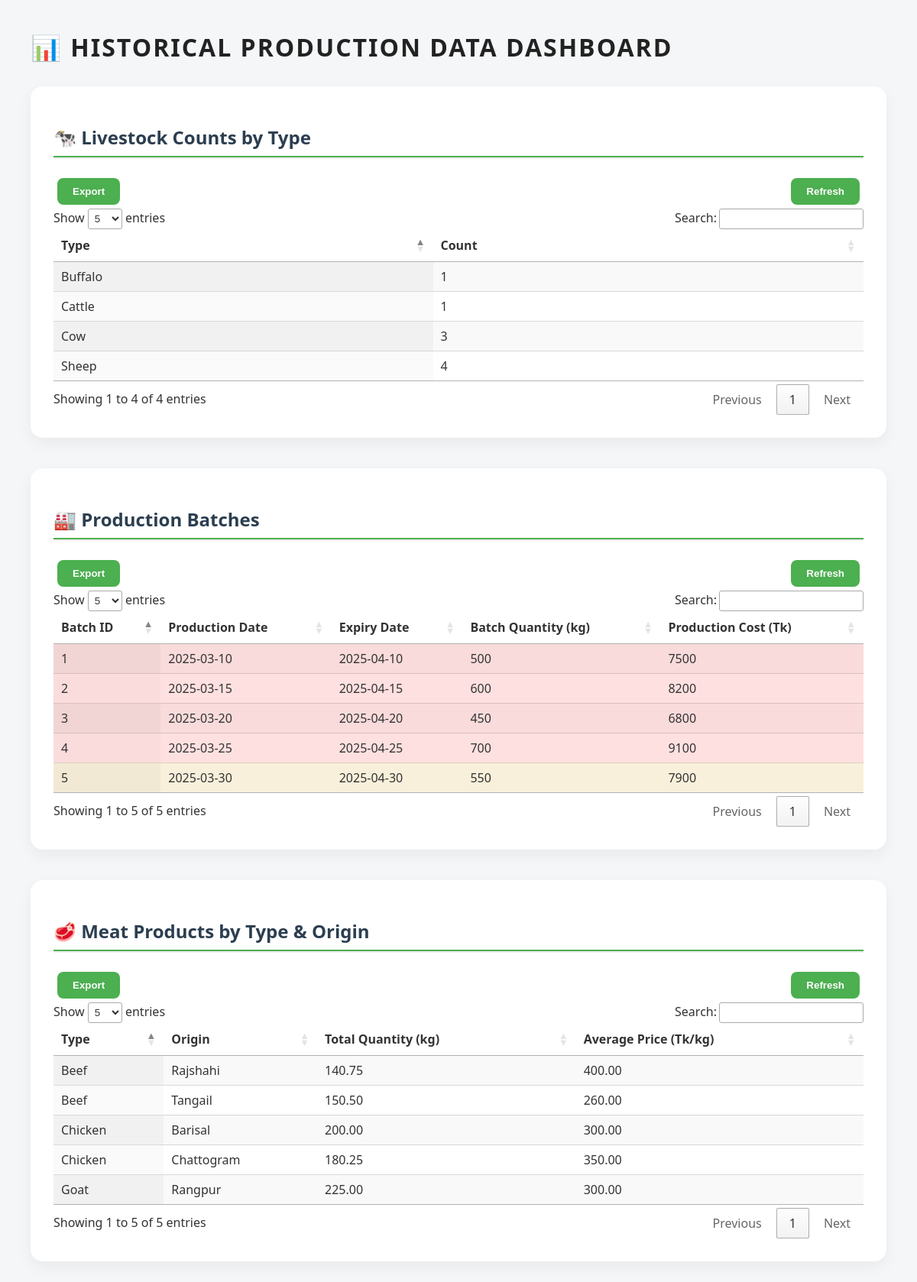
/historicalProduction.php, run on the app's committed database.
### tables this page shows
CREATE TABLE `production_batch` (
  `BatchID` int(11) NOT NULL,
  `ProductionDate` date DEFAULT NULL,
  `ExpiryDate` date DEFAULT NULL,
  `BatchQuantity` float DEFAULT NULL,
  `ProductionCost` float DEFAULT NULL
);

### historicalProduction.php (the view, shortened to what this page needs)
<?php
include("db.php");
$livestock_query = "SELECT Type, COUNT(*) AS Count FROM livestock GROUP BY Type";
$livestock_result = $conn->query($livestock_query);
$batch_query = "SELECT * FROM production_batch ORDER BY ProductionDate DESC";
$batch_result = $conn->query($batch_query);
$product_query = "SELECT type, origin, SUM(Quantity) AS TotalProduced, AVG(Price) AS AvgPrice FROM meat_product GROUP BY type, origin";
$product_result = $conn->query($product_query);
?>
<!DOCTYPE html>
<html lang="en">
<head>
    <link rel="stylesheet" href="https://cdn.datatables.net/1.13.4/css/jquery.dataTables.min.css">
</head>
<body>
    <div class="dashboard-title">📊 Historical Production Data Dashboard</div>
    <div class="section">
        <h2>🐄 Livestock Counts by Type</h2>
        <div class="button-container">
            <button class="button-export" onclick="exportTableToCSV('livestock.csv', 'livestockTable')">Export</button>
            <button class="button-refresh" onclick="refreshTable('livestockTable')">Refresh</button>
        </div>
        <table id="livestockTable" class="display">
            <thead>
                <tr>
                    <th>Type</th>
                    <th>Count</th>
                </tr>
            </thead>
            <tbody>
                <?php while ($row = $livestock_result->fetch_assoc()) : ?>
                <tr>
                    <td><?= htmlspecialchars($row['Type']) ?></td>
                    <td><?= htmlspecialchars($row['Count']) ?></td>
                </tr>
                <?php endwhile; ?>
            </tbody>
        </table>
    </div>
    <div class="section">
        <h2>🏭 Production Batches</h2>
        <div class="button-container">
            <button class="button-export" onclick="exportTableToCSV('batches.csv', 'batchTable')">Export</button>
            <button class="button-refresh" onclick="refreshTable('batchTable')">Refresh</button>
        </div>
        <table id="batchTable" class="display">
            <thead>
                <tr>
                    <th>Batch ID</th>
                    <th>Production Date</th>
                    <th>Expiry Date</th>
                    <th>Batch Quantity (kg)</th>
                    <th>Production Cost (Tk)</th>
                </tr>
            </thead>
            <tbody>
                <?php
        $today = date('Y-m-d');
        while ($row = $batch_result->fetch_assoc()) :
          $expiry = $row['ExpiryDate'];
          $rowClass = ($expiry < $today) ? 'expired' : ((strtotime($expiry) - time()) < 7*86400 ? 'near-expiry' : '');
        ?>
                <tr class="<?= $rowClass ?>">
                    <td><?= htmlspecialchars($row['BatchID']) ?></td>
                    <td><?= htmlspecialchars($row['ProductionDate']) ?></td>
                    <td><?= htmlspecialchars($row['ExpiryDate']) ?></td>
                    <td><?= htmlspecialchars($row['BatchQuantity']) ?></td>
                    <td><?= htmlspecialchars($row['ProductionCost']) ?></td>
                </tr>
                <?php endwhile; ?>
            </tbody>
        </table>
    </div>
    <div class="section">
        <h2>🥩 Meat Products by Type & Origin</h2>
        <div class="button-container">
            <button class="button-export" onclick="exportTableToCSV('products.csv', 'productTable')">Export</button>
            <button class="button-refresh" onclick="refreshTable('productTable')">Refresh</button>
        </div>
        <table id="productTable" class="display">
            <thead>
                <tr>
                    <th>Type</th>
                    <th>Origin</th>
                    <th>Total Quantity (kg)</th>
                    <th>Average Price (Tk/kg)</th>
                </tr>
            </thead>
            <tbody>
                <?php while ($row = $product_result->fetch_assoc()) : ?>
                <tr>
                    <td><?= htmlspecialchars($row['type']) ?></td>
                    <td><?= htmlspecialchars($row['origin']) ?></td>
                    <td><?= number_format($row['TotalProduced'], 2) ?></td>
                    <td><?= number_format($row['AvgPrice'], 2) ?></td>
                </tr>
                <?php endwhile; ?>
            </tbody>
        </table>
    </div>
</body>
</html>

### historicalProduction.php (style rules this page uses)
body { font-family: 'Segoe UI', sans-serif; background-color: #f4f6f8; margin: 0; padding: 40px; color: #333; transition: background-color 0.3s ease; }
.dashboard-title { font-size: 32px; font-weight: 600; color: #222; margin-bottom: 30px; text-transform: uppercase; letter-spacing: 2px; animation: fadeIn 1s ease-in-out; }
.section { background: #fff; border-radius: 16px; padding: 30px; margin-bottom: 40px; box-shadow: 0 8px 20px rgba(0, 0, 0, 0.05); animation: slideUp 0.5s ease-in-out; }
h2 { margin-bottom: 20px; font-size: 24px; color: #2c3e50; border-bottom: 2px solid #eee; padding-bottom: 10px; position: relative; overflow: hidden; }
h2::after { content: ''; position: absolute; width: 100%; height: 2px; background: #4CAF50; bottom: 0; left: -100%; animation: slideIn 0.5s forwards; }
table { width: 100%; font-size: 16px; border-collapse: collapse; transition: transform 0.3s ease; }
th, td { text-align: left; padding: 12px 16px; position: relative; }
.expired { background-color: #ffe0e0 !important; }
.near-expiry { background-color: #fff6e0 !important; }
.button-export, .button-refresh { background-color: #4CAF50; color: white; border: none; padding: 10px 20px; border-radius: 8px; cursor: pointer; font-weight: bold; transition: background-color 0.3s ease, transform 0.2s ease; margin-top: -40px; }
.button-container { display: flex; justify-content: space-between; align-items: center; }
.button-container button { margin: 5px; }

### data on the page
production_batch: BatchID "5", ProductionDate "2025-03-30", ExpiryDate "2025-04-30", BatchQuantity "550", ProductionCost "7900"
production_batch: BatchID "4", ProductionDate "2025-03-25", ExpiryDate "2025-04-25", BatchQuantity "700", ProductionCost "9100"
production_batch: BatchID "3", ProductionDate "2025-03-20", ExpiryDate "2025-04-20", BatchQuantity "450", ProductionCost "6800"
production_batch: BatchID "2", ProductionDate "2025-03-15", ExpiryDate "2025-04-15", BatchQuantity "600", ProductionCost "8200"
production_batch: BatchID "1", ProductionDate "2025-03-10", ExpiryDate "2025-04-10", BatchQuantity "500", ProductionCost "7500"

### other printed values
$row['Type'] "Buffalo"
$row['Count'] "1"
$row['Type'] "Cattle"
$row['Type'] "Cow"
$row['Count'] "3"
$row['Type'] "Sheep"
$row['Count'] "4"
$row['type'] "Beef"
$row['origin'] "Rajshahi"
$row['TotalProduced'] "140.75"
$row['AvgPrice'] "400.00"
$row['origin'] "Tangail"
$row['TotalProduced'] "150.50"
$row['AvgPrice'] "260.00"
$row['type'] "Chicken"
